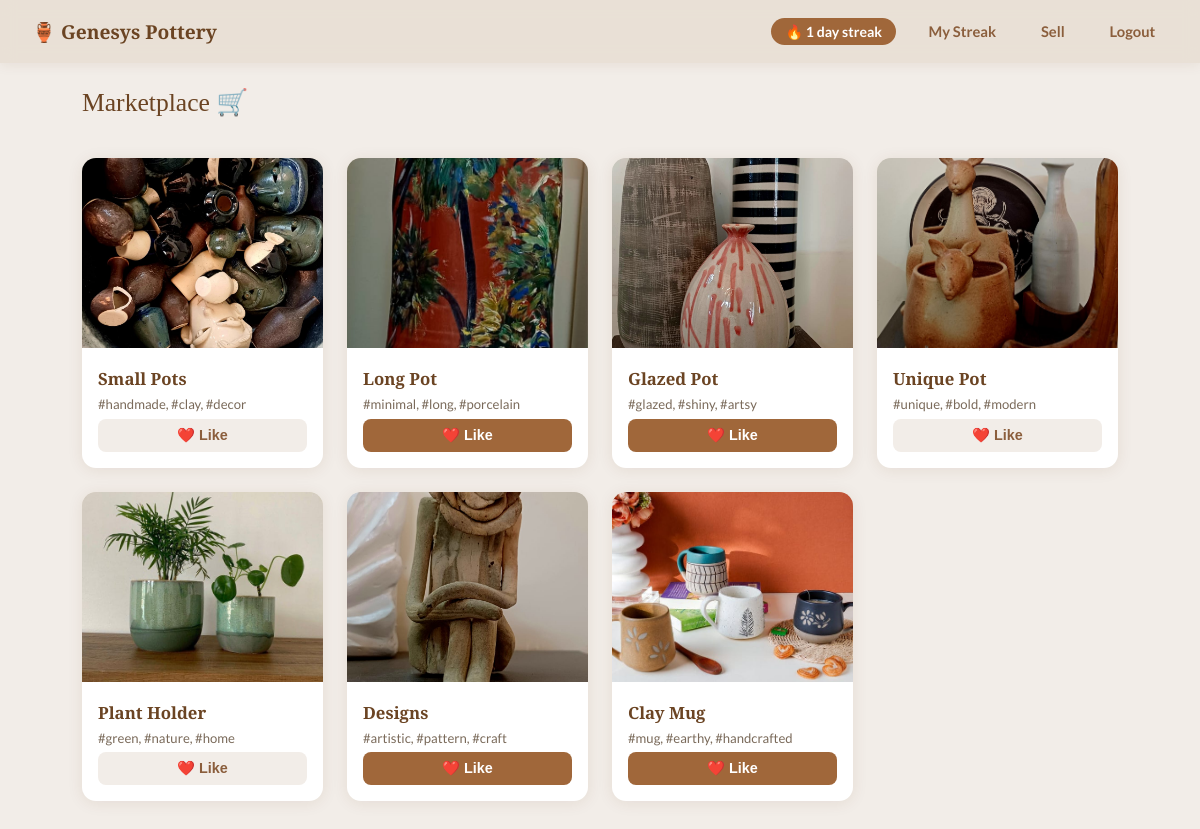
The app's page /marketplace (signed in) with its own data.
### tables this page shows
CREATE TABLE products (
            id INTEGER PRIMARY KEY AUTOINCREMENT,
            name TEXT NOT NULL,
            image TEXT NOT NULL,
            tags TEXT DEFAULT '',
            likes INTEGER DEFAULT 0,
            user_id INTEGER
        );

### app.py (the view)
@app.route("/marketplace")
def marketplace():
    if "user_id" not in session:
        return redirect(url_for("login"))
    conn = get_db()
    products = conn.execute("SELECT * FROM products").fetchall()
    liked = [r["product_id"] for r in conn.execute(
        "SELECT product_id FROM likes WHERE user_id=?", (session["user_id"],)).fetchall()]
    conn.close()
    return render_template("marketplace.html", products=products, liked=liked,
                           streak=session.get("streak", 0))

### app.py (called while the page is built)
def get_db():
    conn = sqlite3.connect("pottery.db")
    conn.row_factory = sqlite3.Row
    return conn

### templates/marketplace.html (shortened to what this page needs)
{% extends "base.html" %}
{% block body %}
<div class="page-bg">
  <nav>
    <a class="nav-brand" href="/marketplace">🏺 Genesys Pottery</a>
    <div class="nav-links">
      <span class="streak-badge">🔥 {{ streak }} day streak</span>
      <a href="/streak">My Streak</a>
      <a href="/sell">Sell</a>
      <a href="/logout">Logout</a>
    </div>
  </nav>
  <div class="page-title">Marketplace 🛒</div>
  <div class="market-grid">
    {% for p in products %}
    {% set pid = p['id'] %}
    {% set pname = p['name'] %}
    {% set pimage = p['image'] %}
    {% set ptags = p['tags'] %}
    {% set is_liked = (pid in liked) %}
    <div class="product-card" style="animation-delay: {{ loop.index0 * 0.08 }}s"
         onclick="openModal({{ pid }}, '{{ pname }}', '{{ pimage }}', '{{ ptags }}', {{ is_liked | lower }})">
      <div class="img-wrap">
        <img src="/static/images/{{ pimage }}" alt="{{ pname }}"
             onerror="this.style.display='none';this.nextElementSibling.style.display='flex'">
      </div>
      <div class="product-info">
        <div class="product-name">{{ pname }}</div>
        <div class="product-tags">{{ ptags }}</div>
        <button class="like-btn {% if is_liked %}liked{% endif %}"
                id="like-btn-{{ pid }}"
                onclick="event.stopPropagation(); toggleLike({{ pid }})">
          ❤️ Like
        </button>
      </div>
    </div>
    {% endfor %}
  </div>
</div>
{% endblock %}

### templates/base.html (shortened to what this page needs)
<!DOCTYPE html>
<html lang="en">
<head>
</head>
<body>
{% block body %}{% endblock %}
</body>
</html>

### templates/base.html (style rules this page uses)
:root { --beige: #e8e0d5; --beige-light: #f2ede8; --brown: #8B5E3C; --brown-dark: #6b4423; --brown-btn: #a0673a; --text: #3b2a1a; --muted: #7a6a5a; --card-bg: rgba(255,255,255,0.82); --radius: 16px; }
* { box-sizing: border-box; margin: 0; padding: 0; }
body { font-family: 'Lato', sans-serif; background-color: var(--beige); color: var(--text); min-height: 100vh; }
nav { background: rgba(232,224,213,0.95); backdrop-filter: blur(8px); padding: 1rem 2rem; display: flex; justify-content: space-between; align-items: center; position: sticky; top: 0; z-index: 100; box-shadow: 0 2px 12px rgba(100,60,20,0.08); }
.nav-brand { font-family: 'Playfair Display', serif; color: var(--brown-dark); font-size: 1.2rem; font-weight: 700; text-decoration: none; }
.nav-links { display: flex; gap: 1.2rem; align-items: center; }
.nav-links a { color: var(--brown); text-decoration: none; font-weight: 700; font-size: 0.92rem; padding: 0.4rem 0.8rem; border-radius: 8px; transition: background 0.2s; }
.streak-badge { background: var(--brown-btn); color: #fff; border-radius: 20px; padding: 0.3rem 0.9rem; font-size: 0.88rem; font-weight: 700; }

### templates/marketplace.html (style rules this page uses)
.page-bg { background: var(--beige-light); min-height: 100vh; }
.market-grid { display: grid; grid-template-columns: repeat(auto-fill, minmax(220px, 1fr)); gap: 1.5rem; padding: 2rem; max-width: 1100px; margin: 0 auto; }
.product-card { background: #fff; border-radius: 14px; overflow: hidden; box-shadow: 0 2px 16px rgba(100,60,20,0.09); transition: transform 0.25s, box-shadow 0.25s; display: flex; flex-direction: column; cursor: pointer; animation: fadeUp 0.5s ease both; }
.product-card img { width: 100%; height: 190px; object-fit: cover; background: #e8ddd0; transition: transform 0.35s; }
.img-wrap { overflow: hidden; }
.product-info { padding: 1rem; flex: 1; display: flex; flex-direction: column; gap: 0.4rem; }
.product-name { font-family: 'Playfair Display', serif; font-size: 1.05rem; color: var(--brown-dark); font-weight: 600; }
.product-tags { color: var(--muted); font-size: 0.82rem; }
.like-btn { margin-top: auto; background: #f2ede8; border: none; border-radius: 8px; padding: 0.5rem 1rem; cursor: pointer; font-size: 0.9rem; color: var(--brown); font-weight: 700; transition: background 0.2s, color 0.2s, transform 0.15s; display: flex; align-items: center; gap: 0.4rem; width: 100%; justify-content: center; }
.like-btn.liked { background: var(--brown-btn); color: #fff; }
.page-title { font-family: 'Playfair Display', serif; color: var(--brown-dark); font-size: 1.6rem; padding: 1.5rem 2rem 0.5rem; max-width: 1100px; margin: 0 auto; }

### records on screen
products: image (picture), name "Small Pots", tags "#handmade, #clay, #decor"
products: image (picture), name "Long Pot", tags "#minimal, #long, #porcelain"
products: image (picture), name "Glazed Pot", tags "#glazed, #shiny, #artsy"
products: image (picture), name "Unique Pot", tags "#unique, #bold, #modern"
products: image (picture), name "Plant Holder", tags "#green, #nature, #home"
products: image (picture), name "Designs", tags "#artistic, #pattern, #craft"
products: image (picture), name "Clay Mug", tags "#mug, #earthy, #handcrafted"

### other values on screen
{{ streak }} "1"
